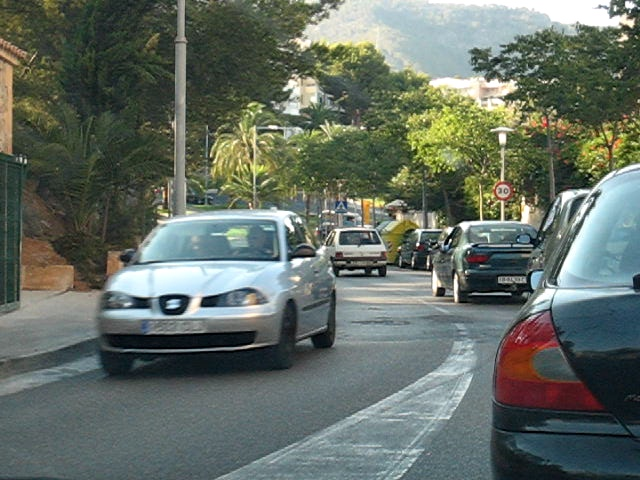
#> input picture car1.jpg, 640 x 480 px
$ python roi.py   (Python 2 division)
#> lines starting #> are read from the running program, lines starting #| are printed output that depends on the picture; after the words box and inside, x2 and y2 are one past the last pixel; in counts of white or black regions, pixels touching at a corner belong together
#---------------------------------------------------------------------
# current implementation with discreate steps for zooming
# can be improved by linear linear steps for zooming
# for linear zooming, increment factor would be 0.1
#---------------------------------------------------------------------
import cv2
import numpy as np
import pdb
from numpy import random
from scipy.spatial import distance
import math

img = cv2.imread('car1.jpg',-1)
#> img is the input picture: shape (480, 640, 3); mean B, G, R 100.4, 109.5, 100
[h,w,c]= img.shape
#> h = 480; w = 640; c = 3
origin = [w/2,h/2]
#> origin = [320, 240]
total_area = w*h
#> total_area = 307200
bbox = (120,30, 40,80)
# ROI details (x, y, w, h)
[roi_w, roi_h] = [bbox[2], bbox[3]]
roi_c = [bbox[0]+roi_w/2, bbox[1]+roi_h/2]
roi_area = roi_w * roi_h
ratio = total_area/roi_area
#> ratio = 96
c_ref = np.array(origin)
#> c_ref = [320, 240]
zoom = 1	#initial frame
zoom_max = 4	#maximum allowed zoom 4x
im_crop = img[:,:]


def zoom_func(total_area, roi_w, roi_h, roi_c, roi_area, ratio, c_ref, zoom, zoom_max, im_crop):
#> called with total_area = 307200, roi_w = 40, roi_h = 80, roi_area = 3200, ratio = 96, c_ref = array of shape (2,), zoom = 1, zoom_max = 4
    print ratio
#| 96
    while (ratio >= 8):
        #-----------------------------------------------------
        # Zoom by factor of 2 (GP)
        # a_n = a_0*r**(n-1)
        #-----------------------------------------------------
        pdb.set_trace()
        zoom += 1
        factor = 2**(zoom-1)
        # clock wise block numbering starting from lefttop c1->c2->c3->c4
        c1 = np.array([c_ref[0] - c_ref[0]/factor, c_ref[1] - c_ref[1]/factor])
        c2 = np.array([c_ref[0] + c_ref[0]/factor, c_ref[1] - c_ref[1]/factor])
        c3 = np.array([c_ref[0] + c_ref[0]/factor, c_ref[1] + c_ref[1]/factor])
        c4 = np.array([c_ref[0] - c_ref[0]/factor, c_ref[1] + c_ref[1]/factor])
        c_list = np.array([c1,c2,c3,c4])
        c_id = distance.cdist([roi_c],c_list).argmin()

        # copy the new block into im_crop to zoom
        if (c_id == 0):
            im_crop = im_crop[0:2*c1[0], 0:2*c1[1]]
        elif (c_id == 1):
            im_crop = im_crop[c_ref[0]:2*c2[0], 0:2*c2[1]]
        elif (c_id == 2):
            im_crop = im_crop[c_ref[0]:2*c3[0], c_ref[1]:2*c3[1]]
        else:
            im_crop = im_crop[c_ref[0]:2*c4[0], c_ref[1]:2*c4[1]]

        # copy the center of block as new reference to zoom in
        c_ref = c_list[c_id]
        new_area = total_area/(2**zoom)
        ratio = new_area/roi_area

        if (zoom == zoom_max):
            print "maximum allowed zoom reached"
            break
	return im_crop
#> this loop made 1 pass
#> pass 1, in zoom_func, `im_crop = im_crop[0:2*c1[0], 0:2*c1[1]]`:
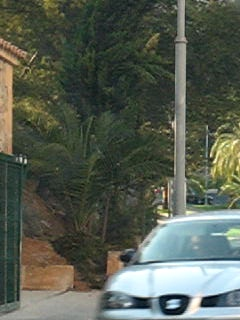
#> im_crop: shape (320, 240, 3); mean of channels 0, 1, 2 82, 93.9, 86.9; drawn as B, G, R
#> after the loop, zoom = 2

def main():
    return zoom_func(total_area, roi_w, roi_h, roi_c, roi_area, ratio, c_ref, zoom, zoom_max, im_crop)

if __name__ == '__main__' :
    im_crop = main()
    pdb.set_trace()
    print zoom
    #cv2.circle(img,(w/2,h/2), 2, (0,0,255), 2)
    res= cv2.resize(im_crop,(img.shape[1], img.shape[0]), interpolation = cv2.INTER_LANCZOS4)
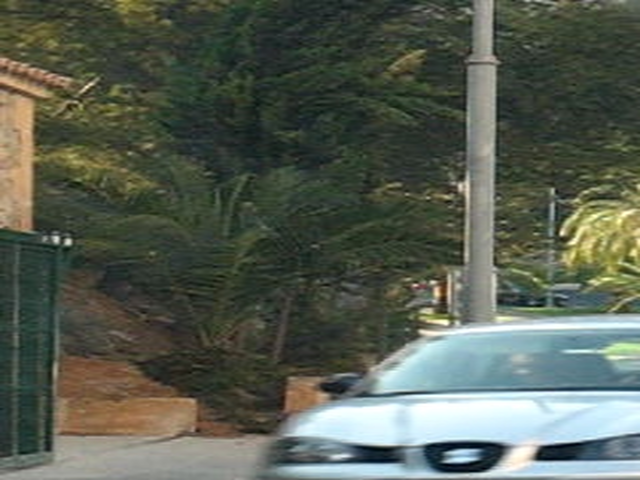
#> res: shape (480, 640, 3); mean of channels 0, 1, 2 81.9, 93.9, 86.9; drawn as B, G, R
    cv2.imshow("zoom",res)
    cv2.rectangle(img, (bbox[0], bbox[1]), (bbox[0]+bbox[2], bbox[1]+bbox[3]), (255,0,0), 2)
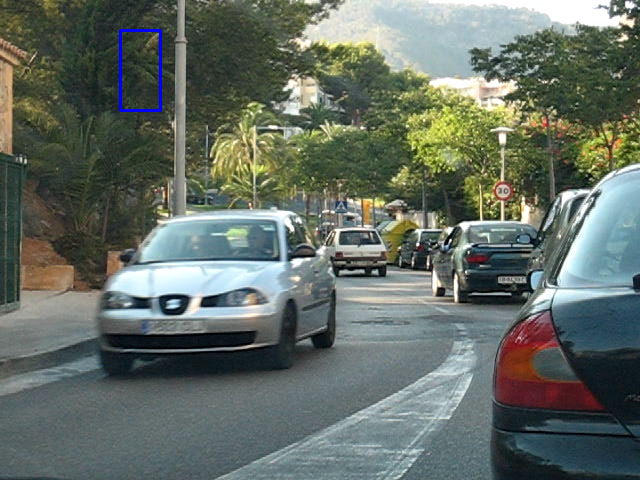
#> img: shape (480, 640, 3); 0.23% of pixels changed, all inside (x1, y1, x2, y2) = (119, 29, 162, 112)
    cv2.imshow("original",img)
    cv2.waitKey(0)
    cv2.destroyAllWindows()
